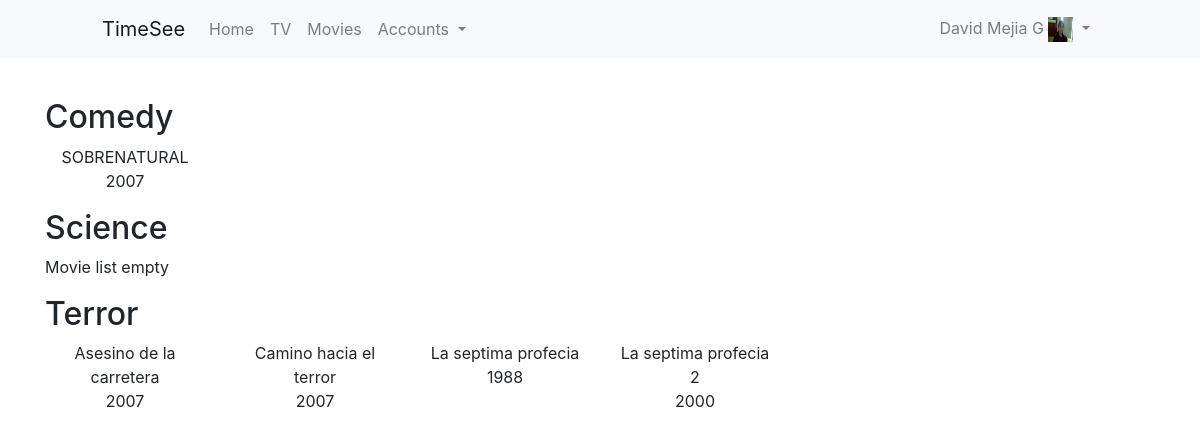
The app's page /movies/movies/ (signed in), older data.
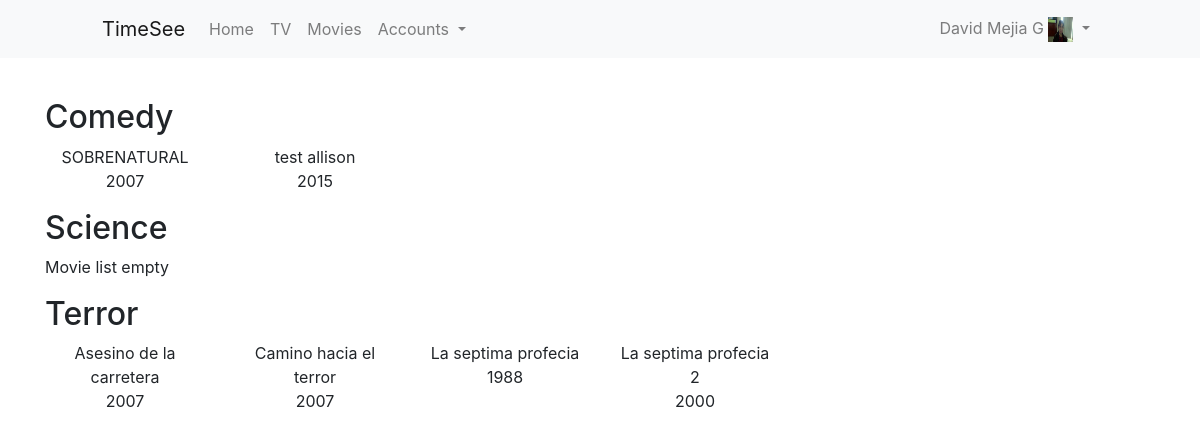
The same page, newer data.
### accounts/models.py (models this page shows, shortened)
class Profile(models.Model):
	country_choices = (
		("MX", "Mexico"),
		("USA", "United States of America"),
	)
	user = models.OneToOneField(User, on_delete=models.CASCADE)
	photo = models.ImageField(upload_to="users/%Y/%m/%d", blank=True, default="/userDefault.png")
	phone = models.CharField(max_length=13, blank=True, null=True)
	country = models.CharField(max_length=10, choices=country_choices)
	locked = models.BooleanField(default=False)
	monthly_payment = models.DecimalField(decimal_places=2, max_digits=5, null=True, blank=True)
	foreign_currency = models.CharField(max_length=10, null=True, blank=True)
	is_internet_client = models.BooleanField(default=False)
	free_trial_deadline = models.DateTimeField(null=True, blank=True)
	is_premium = models.BooleanField(default=False)

### movies/models.py (models this page shows, shortened)
class Category(models.Model):
	name = models.CharField(max_length=30)
	class Meta:
		ordering = ['name']
		verbose_name_plural = "categories"

class Movie(models.Model):
	category = models.ForeignKey(Category, related_name="category", on_delete=models.CASCADE)
	name = models.CharField(max_length=30)
	link = models.TextField()
	image = models.TextField()
	synopsis = models.TextField()
	year = models.IntegerField()
	duration = models.DurationField()
	slug = models.SlugField(max_length=200, unique=True)
	class Meta:
		ordering = ['name']

### movies/views.py (the view)
# urls.py: url('movies/$', views.MoviesListView.as_view(), name="MoviesList"),
class MoviesListView(View):
	@method_decorator(login_required)
	def get(self, request):
		template_name = 'movies/list_movies.html'
		categories = Category.objects.all()
		ListOfMoviesByCategory = []
		for category in categories:
			ListOfMoviesByCategory.append({'category': category.name, 'movies': Movie.objects.filter(category=category)})
		context = {
			'ListOfMoviesByCategory': ListOfMoviesByCategory,
		}
		return render(request, template_name, context)

### movies/templates/movies/list_movies.html (shortened to what this page needs)
{%extends 'base.html'%}
{%block content%}
	<div class="row">
		<div class="col-12">
		{%for MoviesByCategory in ListOfMoviesByCategory%}
			<h2>{{MoviesByCategory.category}}</h2>
			<div class="row">
			{%for movie in MoviesByCategory.movies%}
				<div class="col-4 col-sm-3 col-md-2">
					<p class="text-center">{{movie.name}}<br>{{movie.year}}</p>
				</div>
			{%empty%}
				<div class="col-12">
					<p>Movie list empty</p>
				</div>
			{%endfor%}
			</div>
		{%endfor%}
		</div>
	</div>
{%endblock content%}

### templates/base.html (shortened to what this page needs)
{% load static%}
<!DOCTYPE html>
<html lang="en">
	<head>
		<link rel="stylesheet" type="text/css" href="{%static '/css/styles.css'%}">
    <link rel="stylesheet" href="https://maxcdn.bootstrapcdn.com/bootstrap/4.0.0/css/bootstrap.min.css">
	</head>
	<body>
    <nav class="navbar navbar-expand-lg navbar-light bg-light">
      <a class="navbar-brand" href="{%if request.user.is_authenticated == False%}{%url 'main:Main'%}{%endif%}">TimeSee</a>
      {%if request.user.is_authenticated%}
      <div class="collapse navbar-collapse" id="navbarTogglerDemo02">
        <ul class="navbar-nav mr-auto mt-2 mt-lg-0">
          <li class="nav-item">
            <a class="nav-link" href="{%url 'accounts:Home'%}">Home <span class="sr-only">(current)</span></a>
          </li>
          <li class="nav-item">
            <a class="nav-link {%if request.user.profile.locked == True%}disabled{%endif%}" href="{%url 'TV:ChannelsList'%}">TV</a>
          </li>
          <li class="nav-item">
            <a class="nav-link {%if request.user.profile.locked == True%}disabled{%endif%}" href="{%url 'Movies:MoviesList'%}">Movies</a>
          </li>
          {%if request.user.is_staff%}
          <li class="nav-item dropdown">
            <a class="nav-link dropdown-toggle" href="#" id="navbarDropdownMenuLink" data-toggle="dropdown" aria-haspopup="true" aria-expanded="false">
            Accounts
            </a>
          </li>
          {%endif%}
        </ul>
        <ul class="navbar-nav ml-auto">
          <li class="nav-item dropdown">
            <a class="nav-link dropdown-toggle" href="#" id="navbarDropdownMenuLink" data-toggle="dropdown" aria-haspopup="true" aria-expanded="false">
              {{request.user.get_full_name}}
              <img src="{{request.user.profile.photo.url}}" class="myphoto">
            </a>
          </li>
        </ul>
      </div>
      {%endif%}
    </nav>
		<section class="container content">
      {%block content%}
			{%endblock content%}
  	</section>
	</body>
</html>

### static/css/styles.css (style rules this page uses)
.content, .sub-title { padding-top: 40px; }
.myphoto { height: 25px; width: 25px; }
@media screen and (min-width: 992px) { .navbar-brand { padding-left: 86px; } }
@media screen and (min-width: 992px) { .ml-auto { padding-right: 86px; } }

Row changes from the older to the newer data that the page shows:
added Movie: name "test allison", year "2015", shown under "Comedy"
